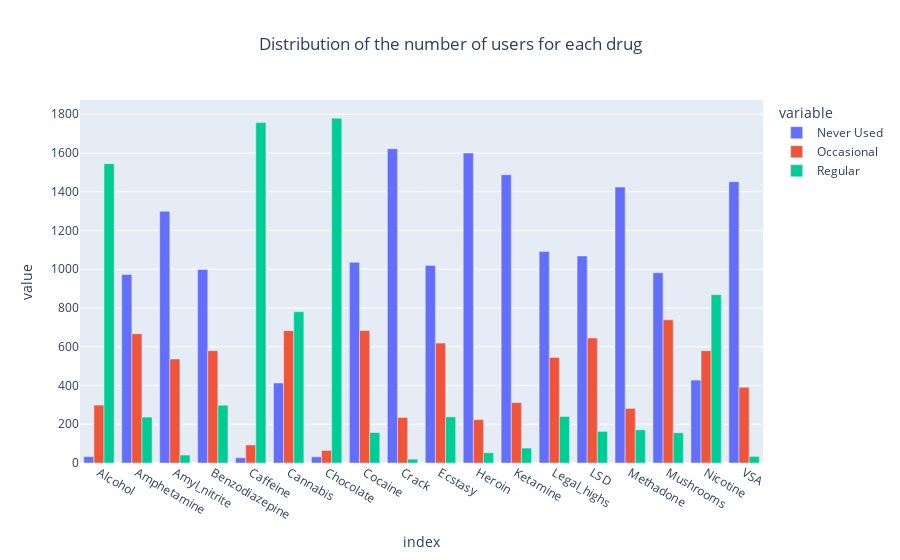

Source (notebook cell):
### Code cell
fig = px.bar(df2[drugs].apply(lambda x: x.value_counts()).T.rename(columns={0:'Never Used',1:'Occasional', 2:'Regular'}),
       barmode='group',
       title='Distribution of the number of users for each drug'
      )
fig.update_layout(title_x=0.5)
fig.show()

### Figure 1 — Plotly figure (JSON) as saved in the notebook; plotly's stock layout.template omitted (floating-point values rounded to 4 significant figures)
{"data": [{"alignmentgroup": "True", "hovertemplate": "variable=Never Used<br>index=%{x}<br>value=%{y}<extra></extra>", "legendgroup": "Never Used", "marker": {"color": "#636efa", "pattern": {"shape": ""}}, "name": "Never Used", "offsetgroup": "Never Used", "orientation": "v", "showlegend": true, "textposition": "auto", "type": "bar", "x": ["Alcohol", "Amphetamine", "Amyl_nitrite", "Benzodiazepine", "Caffeine", "Cannabis", "Chocolate", "Cocaine", "Crack", "Ecstasy", "Heroin", "Ketamine", "Legal_highs", "LSD", "Methadone", "Mushrooms", "Nicotine", "VSA"], "xaxis": "x", "y": [33, 973, 1299, 999, 27, 413, 32, 1036, 1622, 1020, 1600, 1488, 1092, 1069, 1424, 982, 428, 1452], "yaxis": "y"}, {"alignmentgroup": "True", "hovertemplate": "variable=Occasional<br>index=%{x}<br>value=%{y}<extra></extra>", "legendgroup": "Occasional", "marker": {"color": "#EF553B", "pattern": {"shape": ""}}, "name": "Occasional", "offsetgroup": "Occasional", "orientation": "v", "showlegend": true, "textposition": "auto", "type": "bar", "x": ["Alcohol", "Amphetamine", "Amyl_nitrite", "Benzodiazepine", "Caffeine", "Cannabis", "Chocolate", "Cocaine", "Crack", "Ecstasy", "Heroin", "Ketamine", "Legal_highs", "LSD", "Methadone", "Mushrooms", "Nicotine", "VSA"], "xaxis": "x", "y": [299, 667, 537, 580, 93, 683, 65, 684, 235, 619, 224, 312, 545, 645, 282, 739, 580, 391], "yaxis": "y"}, {"alignmentgroup": "True", "hovertemplate": "variable=Regular<br>index=%{x}<br>value=%{y}<extra></extra>", "legendgroup": "Regular", "marker": {"color": "#00cc96", "pattern": {"shape": ""}}, "name": "Regular", "offsetgroup": "Regular", "orientation": "v", "showlegend": true, "textposition": "auto", "type": "bar", "x": ["Alcohol", "Amphetamine", "Amyl_nitrite", "Benzodiazepine", "Caffeine", "Cannabis", "Chocolate", "Cocaine", "Crack", "Ecstasy", "Heroin", "Ketamine", "Legal_highs", "LSD", "Methadone", "Mushrooms", "Nicotine", "VSA"], "xaxis": "x", "y": [1545, 237, 41, 298, 1757, 781, 1780, 157, 20, 238, 53, 77, 240, 163, 171, 156, 869, 34], "yaxis": "y"}], "layout": {"barmode": "group", "legend": {"title": {"text": "variable"}, "tracegroupgap": 0}, "title": {"text": "Distribution of the number of users for each drug", "x": 0.5}, "xaxis": {"anchor": "y", "domain": [0, 1], "title": {"text": "index"}}, "yaxis": {"anchor": "x", "domain": [0, 1], "title": {"text": "value"}}}}
